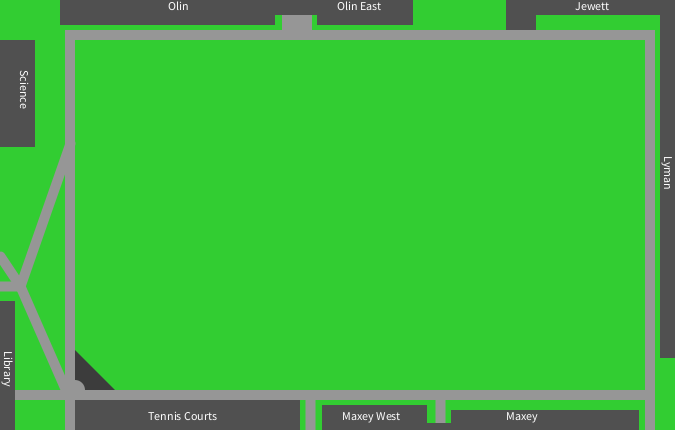
Frame 1 (no input)
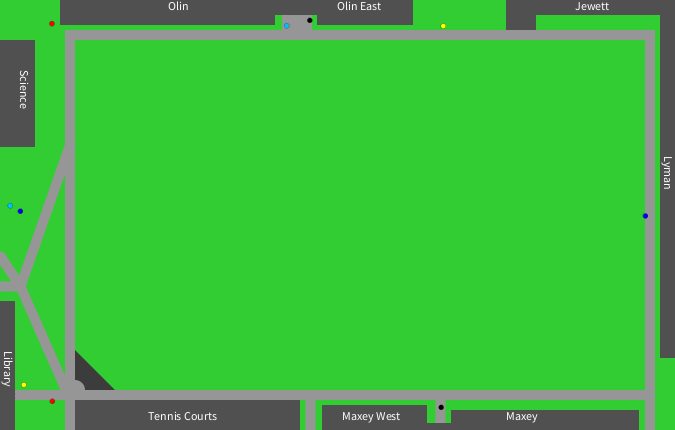
Frame 60 (the mouse pressed at the canvas centre just before this capture)
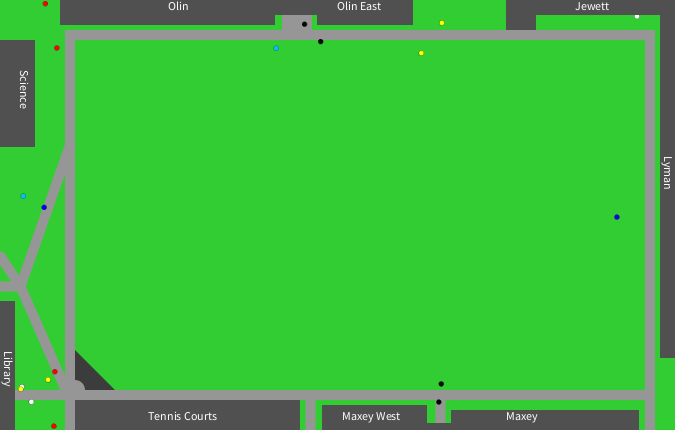
Frame 120 (the mouse held since frame 60 and released just before this capture)

The Processing sketch that drew these frames (run headless with seeded random() and noise(); from frame 60 on, the mouse is pressed at the canvas centre):

// Processing sketch: processing_147510
// ── processing_147510.pde

/*  Path number:
1    olin -- maxey    black path
2    Library--top corner   red path
3     Science -- olin    light blue path
4    Science -- lyman    blue path
5    libs -- jewett    white path
6    libs -- out north    yellow
7
*/


int prob1 = 40;  //number of people from olin-maxey
int prob2 = 20;    //number of people from library to top corner
int prob3 = 10;   // number of people from science to olin
int prob4 = 15;   //number of people from science to lyman
int prob5 = 100;   //number of people from jewett to library
int prob6 = 100;    // number or people from libs to out north

color q1 = (color(0));
color q2 = (color(255,0,0));
color q3 = (#00BFFF);
color q4 = (color(0,0,250));
color q5 = (color(255));
color q6 = (#FFFF00);

float s2 =0.4;           //speed of people


float duration1;
float duration2;         //how long are people expected to be on screen?
float duration3;
float duration4;
float duration5;
float duration6;


person[] people0 = new person[1000];
person[] people1 = new person[1000]; //array of people walking both ways on path 1

person[] people2 = new person[1000];  // arrays of walkers on path 2
person[] people3 = new person[1000];

person[] people4 = new person[1000];
person[] people5 = new person[1000];

person[] people6 = new person[1000];
person[] people7 = new person[1000];

person[] people8 = new person[1000];
person[] people9 = new person[1000];

person[] people10 = new person[1000];
person[] people11 = new person[1000];

int spacing1;
int spacing2;    //the spacing of the people on path 2
int spacing3;
int spacing4;
int spacing5;
int spacing6;



int n1 = 0;
int j1 = 0;
int n2 = 0;
int j2 = 0;
int n3 = 0;
int j3 = 0;
int n4 = 0;
int j4 = 0;
int n5 = 0;
int j5 = 0;
int n6 = 0;
int j6 = 0;


void setup(){
  size(675,430);
  duration1=sqrt(pow(height,2)+pow((2*width/3-10)-(width/2-40),2))/s2;
  duration2=height/s2;
  spacing1=round(2*duration1/prob1);
  spacing2=round(2*duration2/prob2);
  duration3=sqrt(pow(height/2,2)+pow((width/2-40),2))/s2;
  spacing3=round(2*duration3/prob3);
  duration4=width/s2;
  spacing4=round(2*duration4/prob4);
  duration5=sqrt(pow(height-40,2)+pow((width),2))/(s2/2);
  spacing5=round(2*duration5/prob5);
  duration6=sqrt(pow(height-40,2)+pow((width-width/4-30),2))/(s2/2);
  spacing6=round(2*duration6/prob6);
  for ( int i = 0; i<people0.length; i++ ) {
    people0[i] = new person(width/2-40,0,s2);
    people1[i] = new person(2*width/3-10,height,-s2);
  }
  for ( int i = 0; i<people2.length;i++) {
    people2[i] = new person(50,0,s2);
    people3[i] = new person(50,height,-s2);
  }
  for ( int i = 0; i<people4.length;i++) {
    people4[i] = new person(0,height/2,s2);
    people5[i] = new person(width/2-40,0,-s2);
  }
  for ( int i = 0; i<people6.length;i++) {
    people6[i] = new person(0,height/2,s2);
    people7[i] = new person(width,height/2,-s2);
  }
  for ( int i = 0; i<people8.length;i++) {
    people8[i] = new person(0,height-40,s2);
    people9[i] = new person(width,0,-s2);
  }
  for ( int i = 0; i<people10.length;i++) {
    people10[i] = new person(0,height-40,s2);
    people11[i] = new person(3*width/4-30,0,-s2);
  }
}

void draw(){
  background(50,205,50);
  noStroke();
  fill(60);
  quad(75,height-50,75,height-80,115,height-40, 85,height-40);  //shape in bottom left
  fill(150);
  rect(65,30,10,height);     //paths aorund edge
  rect(65,30,width-85,10);
  rect(0,height-40,width-30,10);
  rect(width-30,30,10,height);
  rect(width/2-55,0,30,35);             //path to olin doors
  ellipse(75,height-40,20,20);
  strokeWeight(10);
  stroke(150);
  line(20,2*height/3,70,height-30);     //paths by science
  line(20,2*height/3,70,height/3);
  line(0,2*height/3-30,20,2*height/3);
  line(0,2*height/3,20,2*height/3);
  line(2*width/3-10,height-35,2*width/3-10,height);    //path through Maxey
  line(width/3+85,height-35,width/3+85,height);        //path btwn tennis and Maxew W
  noStroke();
  
  for (int i = 0; i<j1; i++ ){
    people0[i].display(q1);
    people0[i].walk1();
    people1[i].display(q1);
    people1[i].walk1();
  }
  if(j1<people0.length){
    if(frameCount/spacing1 == n1){
      j1++;
      n1++;
    }
  }
  for (int i = 0; i<j2; i++ ){
    people2[i].display(q2);
    people2[i].walk2();
    people3[i].display(q2);
    people3[i].walk2();
  }
  if(j2<people2.length){
    if(frameCount/spacing2 == n2){
      j2++;
      n2++;
    }
  }
  for (int i = 0; i<j3; i++ ){
    people4[i].display(q3);
    people4[i].walk3();
    people5[i].display(q3);
    people5[i].walk3();
  }
  if(j3<people4.length){
    if(frameCount/spacing3 == n3){
      j3++;
      n3++;
    }
  }
  for (int i = 0; i<j4; i++ ){
    people6[i].display(q4);
    people6[i].walk4();
    people7[i].display(q4);
    people7[i].walk4();
  }
  if(j4<people6.length){
    if(frameCount/spacing4 == n4){
      j4++;
      n4++;
    }
  }
  for (int i = 0; i<j5; i++ ){
    people8[i].display(q5);
    people8[i].walk5();
    people9[i].display(q5);
    people9[i].walk5();
  }
  if(j5<people8.length){
    if(frameCount/spacing5 == n5){
      j5++;
      n5++;
    }
  }
  for (int i = 0; i<j6; i++ ){
    people10[i].display(q6);
    people10[i].walk6();
    people11[i].display(q6);
    people11[i].walk6();
  }
  if(j5<people10.length){
    if(frameCount/spacing6 == n6){
      j6++;
      n6++;
    }
  }
  fill(80);
  rect(0,2*height/3+15,15,height/3);         //library
  rect(0,40,35,height/4);                    //science
  rect(60,0,width/2,15);                     //Olin
  rect(60,0,width/3-10,25);
  rect(width/2-20,0,width/7,25);
  rect(3*width/4,0,width/3,15);              //Jewett
  rect(3*width/4,0,30,30);                   //Jewett west
  rect(width-15,0,15,5*height/6);            //Lyman
  rect(75,height-30,width/3,30);             //tennis courts
  rect(width/2-15,height-25, width/5-30,25);    //Maxey west
  rect(width/2,height-7,width/3,7);
  rect(3*width/4-55,height-20,width/4+20,20);      //Maxey
  noStroke();
  fill(255);
  text("Olin",width/4,10);
  text("Olin East",width/2,10);
  text("Jewett",width-100,10);
  text("Tennis Courts",width/4-20,height-10);
  text("Maxey West",width/2+5,height-10);
  text("Maxey",3*width/4,height-10);
  rotate(radians(90));
  translate(40,-50);
  text("Science",30,30);
  translate(height/5,-(width-61));
  text("Lyman",30,0);
  translate(height/2-20,(width-45));
  text("Library",30,30);

}
class person {
  color c;
  float xpos;
  float ypos;
  float speed;
  float r;
  float a = 0;
  float dest;
  float offset;
  color d;
  
  person(float tempXpos,float tempYpos,float tempSpeed){
    xpos = tempXpos+random(-5,5);
    ypos = tempYpos;
    speed = tempSpeed+random(-0.1,0.1);
    r = 5;
    dest = random(-0.1,0.1);
    a = xpos;
    d = color(random(255),random(255),random(255));
  }
  
  void display(color c){
    strokeWeight(.2);
    stroke(0);
    fill(c);
    ellipse(xpos,ypos,r,r);
    noStroke();
  }
  void display1(color c){
    strokeWeight(1);
    stroke(0);
    fill(d);
    ellipse(xpos,ypos,r,r);
    noStroke();
  }
  void walk1(){
    ypos+=speed;
    if(xpos>width/2-40){
      xpos +=speed/abs(speed)*.15;
    }
    if(ypos<height/2){
    xpos+= dest/3;
    } else if(ypos>height/2){
    xpos-=dest/2;
    }
    if(xpos>2*width/3-10){
      xpos -=speed/abs(speed)*.15;
    }
    if(xpos<width/3+80 && ypos>height/50){
      xpos+=.1;
    } else if(xpos>width/2-20 && ypos>height-50){
      xpos-=.1;
    }
    if(xpos<3*width/4-65 && ypos>height-60){
      xpos+=.3;
    } else if(xpos>3*width/4-50 && ypos>height-60){
      xpos-=.3;
    }
  }
  void walk2(){
    if(ypos>15 && ypos<55){
      xpos+=.1*speed/abs(speed);
    } else if(ypos>height-130 && ypos<height-80){
      xpos-=.1*speed/abs(speed);
    }
    ypos += speed;
    if(abs(ypos-a)<height/2){
    xpos+= dest/3;
    } else if(abs(ypos-a)>height/2){
    xpos-=1.5*dest/3;
    }
  }
  void walk3(){
  if(xpos<width/2-30){
    xpos+=2*speed/3;
  }
  ypos+=-speed/abs(speed)*.2; 
  if(ypos<height/4){
    ypos+= dest;
    } else if(ypos>height/4){
    ypos-=dest;
    }
   if(xpos<width/2-50){
     if(ypos<35){
       ypos+=.3;
       xpos+=.2;
     }
   }
  }
  void walk4(){
   xpos+=speed;
   if(xpos<width/2){
     ypos+=dest; 
   } else if(xpos>width/2){
     ypos-=dest;
   }
  }
  void walk5(){
    xpos+=speed;
    if(abs(xpos-90)<35 && abs(ypos-385)<50){
      xpos-=speed;
      ypos+=-.4;
    }
    if(abs(xpos-90)>35 && abs(ypos-385)>50){
    ypos+=-.6*speed;
    }
    if (xpos<width/2){
      ypos+=dest*random(1,2);
    } else if(xpos>width/2){
      ypos-=dest*random(1,2);
    }
  }
  void walk6(){
   xpos+=speed;
   if(abs(xpos-90)<20 && abs(ypos-385)<50){
      xpos-=speed;
      ypos+=-.4;
    }
    if(abs(xpos-90)>35 && abs(ypos-385)>50){
    ypos+=-speed;
    } else{
      ypos-=.1;
    }
    if(xpos>3*width/4-10){
      xpos-=speed;
    }
    if(ypos<height/2){
      ypos+=dest;
    } else if(ypos>height/2){
      ypos-=dest;
    }
    if(xpos>3*width/4-55 && ypos<40){
      xpos-=.3;
    }
  }
}
